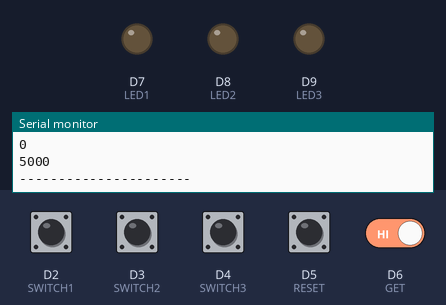
Bench run of a sketch on a simulated Arduino MKR. On the bench: output pins drawn as LEDs (lit = HIGH), the last lines printed to the serial monitor. Dashed ring = blinking. The test bench sets the inputs (shaded band); at power-on: D2 (SWITCH1), D3 (SWITCH2), D4 (SWITCH3), D5 (RESET), D6 (GET) HIGH. WiFi joins after 1.5 s; servers stay silent unless stated; uploads are accepted with an empty reply; not simulated (calls return 0 or success): wifi_constants.h.

Above: at 12.7 s.
12.8 s: D2 (SWITCH1) pulled LOW for 0.15 s
At 13.6 s:
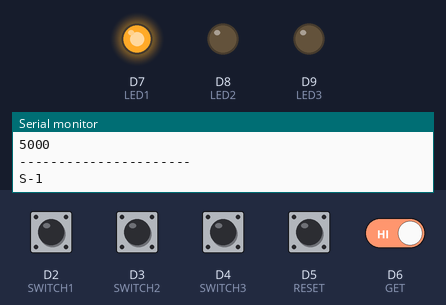
15.3 s: D6 (GET) driven LOW
At 16.0 s:
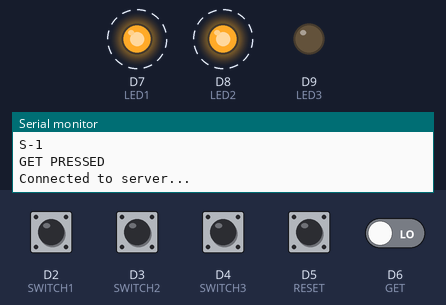
18.3 s: D5 (RESET) pulled LOW for 1 s
At 20.9 s:
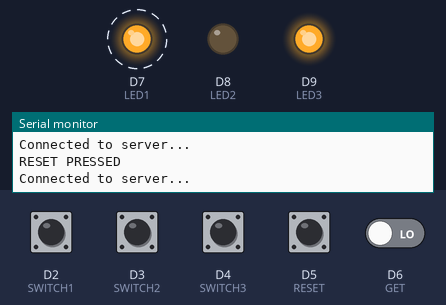
22.3 s: D3 (SWITCH2) pulled LOW for 1 s
26.3 s: D4 (SWITCH3) pulled LOW for 0.15 s
At 28.4 s:
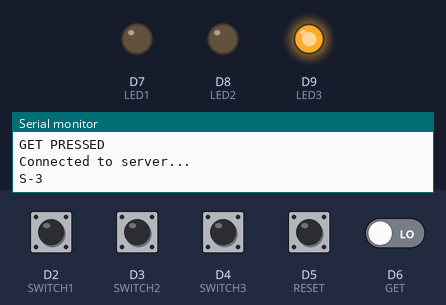
29.3 s: D6 (GET) driven HIGH
At 30.2 s:
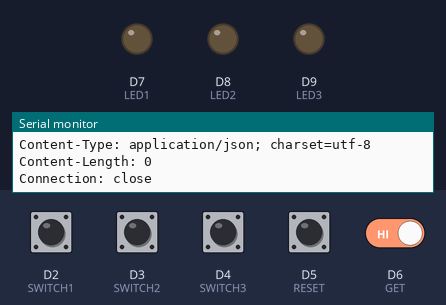
Timing chart, 0 to 32.3 s (numbered marks = the images above; inputs shaded):
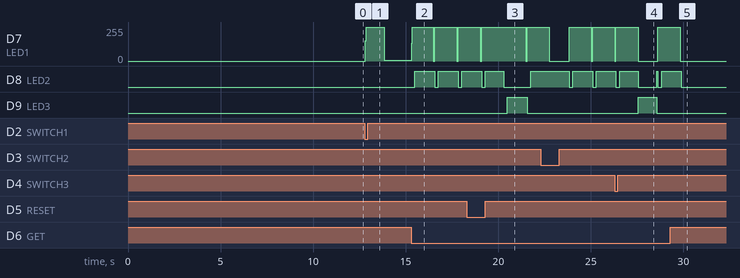

Measured:
- after the input at 12.8 s, D7 (LED1): 0/255 → 255/255 at once, → 5/255 1.0 s later
- after the input at 15.3 s, D7 (LED1): alternates 255/255 for 1.2 s and 0/255 for 0.07 s, starting at once; D8 (LED2): alternates HIGH for 1.1 s and LOW for 0.20 s, starting after 0.20 s
- after the input at 18.3 s, D7 (LED1): 255/255 → 0/255 after 3.2 s, → 255/255 0.07 s later; D9 (LED3): LOW → HIGH after 2.2 s, → LOW 1.1 s later
- after the input at 26.3 s, D9 (LED3): LOW → HIGH after 1.3 s, → LOW 1.0 s later
- after the input at 29.3 s, D7 (LED1): goes on until 29.8 s, then stays 0/255; D8 (LED2): goes on until 29.9 s, then stays LOW

The sketch:

ArduinoHttpClient.ino
```cpp
#include <WiFiNINA.h>
#include <Arduino_JSON.h>

#include "wifi_manager.h"


enum States {WAIT, WGET, WPUT};

States currentState = WAIT;


const int LED1 = 7;
const int LED2 = 8;
const int LED3 = 9;

const int SWITCH1 = 2;
const int SWITCH2 = 3;
const int SWITCH3 = 4;

const int RESET = 5;
const int GET = 6;

const int POT = A0;


WiFiClient client;

char server[] = "192.168.1.11";
int port = 8001;
char path[] = "/api/states";


void setup() {
  Serial.begin(9600);

  pinMode(LED1, OUTPUT);
  pinMode(LED2, OUTPUT);
  pinMode(LED3, OUTPUT);

  pinMode(SWITCH1, INPUT);
  pinMode(SWITCH2, INPUT);
  pinMode(SWITCH3, INPUT);

  pinMode(RESET, INPUT);
  pinMode(GET, INPUT);
  while (!Serial);

  WifiManager wifi;
  wifi.PrintWifiStatus();

  /* Just Testing */
  // https://github.com/arduino-libraries/Arduino_JSON/tree/master/examples
  char json[] = "[{\"_id\":\"65505c17c0909961ccf1afe0\",\"button1\":false,\"button2\":false,\"button3\":false,\"potentiometer\":5000,\"__v\":0}]";

  JSONVar var = JSON.parse(json);
  if (JSON.typeof(var) == "undefined")
    Serial.println("ERROR: Parsing input failed");

  JSONVar data = var[0];

  Serial.println((const char*)data["_id"]);
  Serial.println((bool)data["button1"]);
  Serial.println((bool)data["button2"]);
  Serial.println((bool)data["button3"]);
  Serial.println((int)data["potentiometer"]);
  Serial.println("----------------------");

}

void loop() {
  int valSwitch1, valSwitch2, valSwitch3, valGet, valReset;

  valSwitch1 = digitalRead(SWITCH1);
  valSwitch2 = digitalRead(SWITCH2);
  valSwitch3 = digitalRead(SWITCH3);

  valGet = digitalRead(GET);
  valReset = digitalRead(RESET);

  switch(currentState){
    case WAIT:
      digitalWrite(LED1, HIGH);
      digitalWrite(LED2, LOW);
      digitalWrite(LED3, LOW);
      if (valGet == LOW){
        Serial.println("GET PRESSED");
        Get();
        currentState = WGET;
        digitalWrite(LED2, HIGH);
        delay(1000);
        digitalWrite(LED2, LOW);
      }else{

      }
      if (valReset == LOW){
        Serial.println("RESET PRESSED");
        Reset();
        currentState = WPUT;
        digitalWrite(LED3, HIGH);
        delay(1000);
        digitalWrite(LED3, LOW);
      }else{

      }


      break;
    case WGET:
      digitalWrite(LED1, LOW);
      digitalWrite(LED2, HIGH);
      digitalWrite(LED3, LOW);

      Serial.println("-------- GET --------");
      while (client.available()){
        char c = client.read();
        Serial.print(c);
        // Continue reading, do not print, when Connection: close, then wait for the JSON, then process JSON
        currentState = WAIT;
      }


      break;
    case WPUT:
      digitalWrite(LED1, LOW);
      digitalWrite(LED2, LOW);
      digitalWrite(LED3, HIGH);
      Serial.println("-------- RESET --------");
      while (client.available()){
        char c = client.read();
        Serial.print(c);
        currentState = WAIT;
      }


      break;

  }


  if (valSwitch1 == LOW){
    Serial.println("S-1");
    digitalWrite(LED1, HIGH);
    delay(1000);
  }else{
    digitalWrite(LED1, LOW);

  }
  if (valSwitch2 == LOW){
    Serial.println("S-2");
    digitalWrite(LED2, HIGH);
    delay(1000);
  }else{
    digitalWrite(LED2, LOW);
  }
  if (valSwitch3 == LOW){
    Serial.println("S-3");
    digitalWrite(LED3, HIGH);
    delay(1000);
  }else{
    digitalWrite(LED3, LOW);

  }


}

void Get(){

  if (client.connect(server, port)){
    Serial.println("Connected to server... ");
    client.println("GET " + String(path) + " HTTP/1.1");
    client.println("Host: " + String(server));
    client.println("Connection: close");
    client.println();
  }

}

void Reset(){

  if (client.connect(server, port)){
    Serial.println("Connected to server... ");
    client.println("GET " + String(path) + " HTTP/1.1");
    client.println("Host: " + String(server));
    client.println("Connection: close");
    client.println();
  }

}
```

state_manager.cpp
```cpp

```

wifi_manager.cpp
```cpp
#include <WiFiNINA.h>

#include "wifi_manager.h"
#include "wifi_constants.h"

void WifiManager::EnableWifi(){
  // check for the WiFi module:
  if (WiFi.status() == WL_NO_MODULE) {
    Serial.println("Communication with WiFi module failed!");
    // don't continue
    while (true);
  }
  String fv = WiFi.firmwareVersion();
  if (fv < "1.0.0") {
    Serial.println("Please upgrade the firmware");
  }
}
void WifiManager::ConnectWifi(){
  // attempt to connect to Wifi network:
  while (_status != WL_CONNECTED) {
    Serial.print("Attempting to connect to SSID: ");
    Serial.println(_ssid);
    // Connect to WPA/WPA2 network. Change this line if using open or WEP network:
    _status = WiFi.begin(_ssid, _pass);

    // wait 10 seconds for connection:
    delay(10000);
  }

}
WifiManager::WifiManager(const char* ssid, const char* password, int key){
  strcpy(_ssid, ssid);
  strcpy(_pass, password);
  _key = key;
  _status = WL_IDLE_STATUS;      //connection status
  EnableWifi();
  ConnectWifi();
}
WifiManager::WifiManager(){
  strcpy(_ssid, defaultSsid);
  strcpy(_pass, defaultPass);
  _key = defaultKeyIndex;
  _status = WL_IDLE_STATUS;      //connection status
  EnableWifi();
  ConnectWifi();
}
WifiManager::~WifiManager(){

}
void WifiManager::PrintWifiStatus(){
  // print the SSID of the network you're attached to:
  Serial.print("SSID: ");
  Serial.println(WiFi.SSID());

  // print your board's IP address:
  IPAddress ip = WiFi.localIP();
  Serial.print("IP Address: ");
  Serial.println(ip);

  // print the received signal strength:
  long rssi = WiFi.RSSI();
  Serial.print("signal strength (RSSI):");
  Serial.print(rssi);
  Serial.println(" dBm");

  Serial.print("Device IP: ");
  Serial.println(ip);

}
```

wifi_manager.h
```cpp
#ifndef WIFI_MANAGER_H
#define WIFI_MANAGER_H


class WifiManager{
private:
  char _ssid[100];
  char _pass[100];
  int _key;
  int _status;
  void EnableWifi();
  void ConnectWifi();
public:
  WifiManager(const char* ssid, const char* password, int key = 1);
  WifiManager();
  ~WifiManager();
  void PrintWifiStatus();


};

#endif
```
